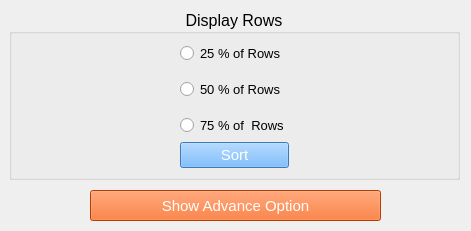
<?xml version="1.0" encoding="UTF-8"?>
<ui version="4.0">
 <class>Form</class>
 <widget class="QWidget" name="Form">
  <property name="windowModality">
   <enum>Qt::NonModal</enum>
  </property>
  <property name="geometry">
   <rect>
    <x>0</x>
    <y>0</y>
    <width>471</width>
    <height>231</height>
   </rect>
  </property>
  <property name="sizePolicy">
   <sizepolicy hsizetype="Fixed" vsizetype="Fixed">
    <horstretch>0</horstretch>
    <verstretch>0</verstretch>
   </sizepolicy>
  </property>
  <property name="minimumSize">
   <size>
    <width>449</width>
    <height>231</height>
   </size>
  </property>
  <property name="maximumSize">
   <size>
    <width>471</width>
    <height>463</height>
   </size>
  </property>
  <property name="windowTitle">
   <string>Row-Sort</string>
  </property>
  <property name="windowIcon">
   <iconset>
    <normaloff>ML1.ico</normaloff>ML1.ico</iconset>
  </property>
  <widget class="QGroupBox" name="groupBox">
   <property name="geometry">
    <rect>
     <x>9</x>
     <y>9</y>
     <width>451</width>
     <height>171</height>
    </rect>
   </property>
   <property name="font">
    <font>
     <pointsize>12</pointsize>
    </font>
   </property>
   <property name="title">
    <string>Display Rows</string>
   </property>
   <property name="alignment">
    <set>Qt::AlignCenter</set>
   </property>
   <layout class="QGridLayout" name="gridLayout_3">
    <item row="1" column="1" rowspan="3">
     <widget class="QRadioButton" name="radioButton50">
      <property name="font">
       <font>
        <pointsize>10</pointsize>
       </font>
      </property>
      <property name="text">
       <string>50 % of Rows</string>
      </property>
     </widget>
    </item>
    <item row="0" column="0" rowspan="2">
     <spacer name="horizontalSpacer_3">
      <property name="orientation">
       <enum>Qt::Horizontal</enum>
      </property>
      <property name="sizeHint" stdset="0">
       <size>
        <width>143</width>
        <height>20</height>
       </size>
      </property>
     </spacer>
    </item>
    <item row="0" column="1">
     <widget class="QRadioButton" name="radioButton25">
      <property name="sizePolicy">
       <sizepolicy hsizetype="Minimum" vsizetype="Fixed">
        <horstretch>0</horstretch>
        <verstretch>0</verstretch>
       </sizepolicy>
      </property>
      <property name="font">
       <font>
        <pointsize>10</pointsize>
       </font>
      </property>
      <property name="text">
       <string>25 % of Rows</string>
      </property>
     </widget>
    </item>
    <item row="4" column="1">
     <widget class="QRadioButton" name="radioButton75">
      <property name="font">
       <font>
        <pointsize>10</pointsize>
       </font>
      </property>
      <property name="text">
       <string>75 % of  Rows</string>
      </property>
     </widget>
    </item>
    <item row="0" column="2" rowspan="2">
     <spacer name="horizontalSpacer_6">
      <property name="orientation">
       <enum>Qt::Horizontal</enum>
      </property>
      <property name="sizeHint" stdset="0">
       <size>
        <width>143</width>
        <height>20</height>
       </size>
      </property>
     </spacer>
    </item>
    <item row="2" column="0">
     <spacer name="horizontalSpacer_4">
      <property name="orientation">
       <enum>Qt::Horizontal</enum>
      </property>
      <property name="sizeHint" stdset="0">
       <size>
        <width>107</width>
        <height>20</height>
       </size>
      </property>
     </spacer>
    </item>
    <item row="2" column="2">
     <spacer name="horizontalSpacer_7">
      <property name="orientation">
       <enum>Qt::Horizontal</enum>
      </property>
      <property name="sizeHint" stdset="0">
       <size>
        <width>106</width>
        <height>20</height>
       </size>
      </property>
     </spacer>
    </item>
    <item row="4" column="0">
     <spacer name="horizontalSpacer_5">
      <property name="orientation">
       <enum>Qt::Horizontal</enum>
      </property>
      <property name="sizeHint" stdset="0">
       <size>
        <width>107</width>
        <height>20</height>
       </size>
      </property>
     </spacer>
    </item>
    <item row="4" column="2">
     <spacer name="horizontalSpacer_8">
      <property name="orientation">
       <enum>Qt::Horizontal</enum>
      </property>
      <property name="sizeHint" stdset="0">
       <size>
        <width>106</width>
        <height>20</height>
       </size>
      </property>
     </spacer>
    </item>
    <item row="5" column="1">
     <widget class="QPushButton" name="pushButton_2">
      <property name="font">
       <font>
        <pointsize>11</pointsize>
       </font>
      </property>
      <property name="styleSheet">
       <string notr="true">background-color: rgb(85, 170, 255);
color: rgb(255, 255, 255);</string>
      </property>
      <property name="text">
       <string>Sort</string>
      </property>
     </widget>
    </item>
   </layout>
  </widget>
  <widget class="QPushButton" name="pushButton">
   <property name="geometry">
    <rect>
     <x>90</x>
     <y>190</y>
     <width>291</width>
     <height>31</height>
    </rect>
   </property>
   <property name="sizePolicy">
    <sizepolicy hsizetype="Fixed" vsizetype="Fixed">
     <horstretch>0</horstretch>
     <verstretch>0</verstretch>
    </sizepolicy>
   </property>
   <property name="maximumSize">
    <size>
     <width>300</width>
     <height>16777215</height>
    </size>
   </property>
   <property name="font">
    <font>
     <pointsize>11</pointsize>
    </font>
   </property>
   <property name="styleSheet">
    <string notr="true">background-color: rgb(255, 85, 0);
color:rgb(255, 255, 255)</string>
   </property>
   <property name="text">
    <string>Show Advance Option</string>
   </property>
  </widget>
  <widget class="QWidget" name="widget" native="true">
   <property name="geometry">
    <rect>
     <x>10</x>
     <y>240</y>
     <width>453</width>
     <height>211</height>
    </rect>
   </property>
   <layout class="QGridLayout" name="gridLayout">
    <item row="3" column="3">
     <widget class="QLineEdit" name="lineEditCus">
      <property name="font">
       <font>
        <pointsize>10</pointsize>
       </font>
      </property>
     </widget>
    </item>
    <item row="1" column="2">
     <spacer name="horizontalSpacer_12">
      <property name="orientation">
       <enum>Qt::Horizontal</enum>
      </property>
      <property name="sizeHint" stdset="0">
       <size>
        <width>87</width>
        <height>20</height>
       </size>
      </property>
     </spacer>
    </item>
    <item row="1" column="3">
     <widget class="QLineEdit" name="lineEditBottom">
      <property name="font">
       <font>
        <pointsize>10</pointsize>
       </font>
      </property>
      <property name="inputMethodHints">
       <set>Qt::ImhDigitsOnly</set>
      </property>
     </widget>
    </item>
    <item row="4" column="0">
     <spacer name="horizontalSpacer_9">
      <property name="orientation">
       <enum>Qt::Horizontal</enum>
      </property>
      <property name="sizeType">
       <enum>QSizePolicy::Fixed</enum>
      </property>
      <property name="sizeHint" stdset="0">
       <size>
        <width>126</width>
        <height>20</height>
       </size>
      </property>
     </spacer>
    </item>
    <item row="2" column="0" colspan="4">
     <widget class="QLabel" name="label">
      <property name="maximumSize">
       <size>
        <width>16777215</width>
        <height>30</height>
       </size>
      </property>
      <property name="styleSheet">
       <string notr="true">color: rgb(255, 255, 0);</string>
      </property>
      <property name="text">
       <string>To skip index at specific poistion enter the row index seperated by comma( ex- 8,67,100 )</string>
      </property>
     </widget>
    </item>
    <item row="4" column="3">
     <spacer name="horizontalSpacer_10">
      <property name="orientation">
       <enum>Qt::Horizontal</enum>
      </property>
      <property name="sizeHint" stdset="0">
       <size>
        <width>125</width>
        <height>20</height>
       </size>
      </property>
     </spacer>
    </item>
    <item row="0" column="2">
     <spacer name="horizontalSpacer_11">
      <property name="orientation">
       <enum>Qt::Horizontal</enum>
      </property>
      <property name="sizeHint" stdset="0">
       <size>
        <width>84</width>
        <height>20</height>
       </size>
      </property>
     </spacer>
    </item>
    <item row="0" column="0" colspan="2">
     <widget class="QRadioButton" name="radioButtonTop">
      <property name="font">
       <font>
        <pointsize>9</pointsize>
       </font>
      </property>
      <property name="text">
       <string>Rows to skip from top</string>
      </property>
     </widget>
    </item>
    <item row="0" column="3">
     <widget class="QLineEdit" name="lineEditTop">
      <property name="font">
       <font>
        <pointsize>10</pointsize>
       </font>
      </property>
      <property name="inputMethodHints">
       <set>Qt::ImhDigitsOnly</set>
      </property>
     </widget>
    </item>
    <item row="1" column="0" colspan="2">
     <widget class="QRadioButton" name="radioButtonBottom">
      <property name="font">
       <font>
        <pointsize>9</pointsize>
       </font>
      </property>
      <property name="text">
       <string>Rows to skip from bottom</string>
      </property>
     </widget>
    </item>
    <item row="4" column="1" colspan="2">
     <widget class="QPushButton" name="pushButton_3">
      <property name="sizePolicy">
       <sizepolicy hsizetype="Fixed" vsizetype="Fixed">
        <horstretch>0</horstretch>
        <verstretch>0</verstretch>
       </sizepolicy>
      </property>
      <property name="maximumSize">
       <size>
        <width>300</width>
        <height>16777215</height>
       </size>
      </property>
      <property name="font">
       <font>
        <pointsize>11</pointsize>
       </font>
      </property>
      <property name="styleSheet">
       <string notr="true">background-color: rgb(85, 170, 255);
color: rgb(255, 255, 255);</string>
      </property>
      <property name="text">
       <string>Sort</string>
      </property>
     </widget>
    </item>
    <item row="3" column="2">
     <spacer name="horizontalSpacer_13">
      <property name="orientation">
       <enum>Qt::Horizontal</enum>
      </property>
      <property name="sizeHint" stdset="0">
       <size>
        <width>140</width>
        <height>20</height>
       </size>
      </property>
     </spacer>
    </item>
    <item row="3" column="0" colspan="2">
     <widget class="QRadioButton" name="radioButtonCus">
      <property name="font">
       <font>
        <pointsize>9</pointsize>
       </font>
      </property>
      <property name="text">
       <string>Skip rows at specific index</string>
      </property>
     </widget>
    </item>
   </layout>
  </widget>
 </widget>
 <resources/>
 <connections/>
</ui>
